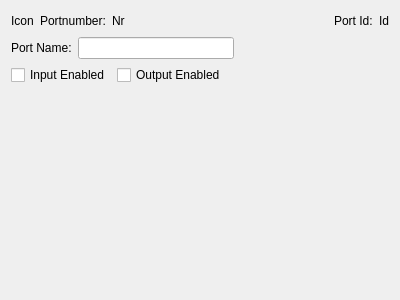
<?xml version="1.0" encoding="UTF-8"?>
<ui version="4.0">
 <class>PortInfoWidget</class>
 <widget class="QWidget" name="PortInfoWidget">
  <property name="geometry">
   <rect>
    <x>0</x>
    <y>0</y>
    <width>400</width>
    <height>300</height>
   </rect>
  </property>
  <property name="windowTitle">
   <string>Form</string>
  </property>
  <layout class="QVBoxLayout" name="verticalLayout">
   <item>
    <layout class="QHBoxLayout" name="horizontalLayout">
     <item>
      <widget class="QLabel" name="m_pLblPortIcon">
       <property name="text">
        <string>Icon</string>
       </property>
      </widget>
     </item>
     <item>
      <widget class="QLabel" name="lblPortNr">
       <property name="text">
        <string>Portnumber:</string>
       </property>
      </widget>
     </item>
     <item>
      <widget class="QLabel" name="m_pLblPortNr">
       <property name="text">
        <string notr="true">Nr</string>
       </property>
      </widget>
     </item>
     <item>
      <spacer name="horizontalSpacer_2">
       <property name="orientation">
        <enum>Qt::Horizontal</enum>
       </property>
       <property name="sizeHint" stdset="0">
        <size>
         <width>40</width>
         <height>20</height>
        </size>
       </property>
      </spacer>
     </item>
     <item>
      <widget class="QLabel" name="lblPortId">
       <property name="text">
        <string>Port Id:</string>
       </property>
      </widget>
     </item>
     <item>
      <widget class="QLabel" name="m_pLblPortId">
       <property name="text">
        <string notr="true">Id</string>
       </property>
      </widget>
     </item>
    </layout>
   </item>
   <item>
    <layout class="QHBoxLayout" name="horizontalLayout_2">
     <item>
      <widget class="QLabel" name="m_pLblPortName">
       <property name="text">
        <string>Port Name:</string>
       </property>
      </widget>
     </item>
     <item>
      <widget class="QLineEdit" name="m_pTxtPortName">
       <property name="maximumSize">
        <size>
         <width>200</width>
         <height>16777215</height>
        </size>
       </property>
      </widget>
     </item>
     <item>
      <spacer name="horizontalSpacer_3">
       <property name="orientation">
        <enum>Qt::Horizontal</enum>
       </property>
       <property name="sizeHint" stdset="0">
        <size>
         <width>40</width>
         <height>20</height>
        </size>
       </property>
      </spacer>
     </item>
    </layout>
   </item>
   <item>
    <layout class="QHBoxLayout" name="horizontalLayout_3">
     <item>
      <widget class="QCheckBox" name="m_pCbInputEnabled">
       <property name="minimumSize">
        <size>
         <width>0</width>
         <height>0</height>
        </size>
       </property>
       <property name="text">
        <string>Input Enabled</string>
       </property>
      </widget>
     </item>
     <item>
      <widget class="QCheckBox" name="m_pCbOutputEnabled">
       <property name="text">
        <string>Output Enabled</string>
       </property>
      </widget>
     </item>
     <item>
      <spacer name="horizontalSpacer">
       <property name="orientation">
        <enum>Qt::Horizontal</enum>
       </property>
       <property name="sizeHint" stdset="0">
        <size>
         <width>40</width>
         <height>20</height>
        </size>
       </property>
      </spacer>
     </item>
    </layout>
   </item>
   <item>
    <spacer name="verticalSpacer">
     <property name="orientation">
      <enum>Qt::Vertical</enum>
     </property>
     <property name="sizeHint" stdset="0">
      <size>
       <width>20</width>
       <height>40</height>
      </size>
     </property>
    </spacer>
   </item>
  </layout>
 </widget>
 <resources/>
 <connections/>
</ui>
